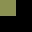

The image is a tile-based game level rendered from a .tmx file. Its description and complete source (layers, tilesets, objects, tile grids) follow:
An orthogonal 2x2 tile map with 16x16 px tiles, 3 tile layers (regions, input_ground, output_ground), 8 hidden layers not drawn.

<map version="1.9" tiledversion="1.9.2" orientation="orthogonal" renderorder="right-down" width="2" height="2" tilewidth="16" tileheight="16" infinite="0" nextlayerid="12" nextobjectid="1">
 <tileset firstgid="1" source="forest.tsx" />
 <layer id="3" name="regions" width="2" height="2" locked="1">
  <data encoding="csv">
135,0,
0,0
</data>
 </layer>
 <layer id="1" name="input_ground" width="2" height="2" locked="1">
  <data encoding="csv">
135,0,
0,0
</data>
 </layer>
 <layer id="2" name="output_ground" width="2" height="2">
  <data encoding="csv">
135,0,
0,0
</data>
 </layer>
 <layer id="4" name="output1_ground" width="2" height="2" visible="0">
  <data encoding="csv">
99,0,
0,0
</data>
 </layer>
 <layer id="5" name="output2_ground" width="2" height="2" visible="0">
  <data encoding="csv">
56,0,
0,0
</data>
 </layer>
 <layer id="6" name="output3_ground" width="2" height="2" visible="0">
  <data encoding="csv">
78,0,
0,0
</data>
 </layer>
 <layer id="7" name="output4_ground" width="2" height="2" visible="0">
  <data encoding="csv">
34,0,
0,0
</data>
 </layer>
 <layer id="8" name="output5_ground" width="2" height="2" visible="0">
  <data encoding="csv">
32,0,
0,0
</data>
 </layer>
 <layer id="9" name="output6_ground" width="2" height="2" visible="0">
  <data encoding="csv">
53,0,
0,0
</data>
 </layer>
 <layer id="10" name="output7_ground" width="2" height="2" visible="0">
  <data encoding="csv">
54,0,
0,0
</data>
 </layer>
 <layer id="11" name="output8_ground" width="2" height="2" visible="0" opacity="0.9">
  <data encoding="csv">
53,0,
0,0
</data>
 </layer>
</map>
